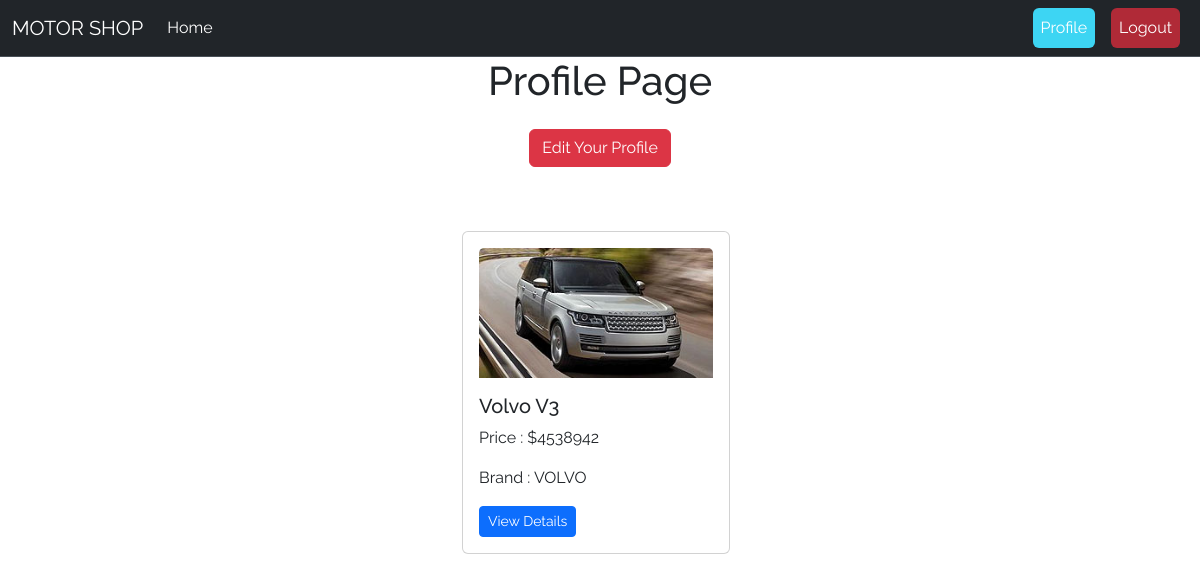
The page /profile/profile/ (signed in) on the database its author committed.
### profile_user/models.py (models this page shows, shortened)
class Purchase(models.Model):
    user = models.ForeignKey(User, on_delete=models.CASCADE)
    car = models.ForeignKey(Car, on_delete=models.CASCADE, null=True)
    purchase_date = models.DateTimeField(auto_now_add=True)

### car/models.py (models this page shows, shortened)
class Car(models.Model):
    car_name = models.CharField(max_length=50)
    car_price = models.CharField(max_length=20)
    brand = models.ForeignKey(Brand, on_delete=models.CASCADE)
    profile = models.ForeignKey(User, on_delete=models.CASCADE, default='')
    image = models.ImageField(upload_to = 'car/media/uploads/', blank = True, null = True)
    description = models.TextField(blank = True, null = True)
    quantity = models.IntegerField(default = 0)

### brand/models.py (models this page shows, shortened)
class Brand(models.Model):
    name = models.CharField(max_length=100)
    image = models.ImageField(upload_to = 'brand/media/uploads/', blank = True, null = True)
    slug = models.SlugField(max_length=100, unique=True, null=True, blank=True)

### profile_user/views.py (the view)
# urls.py: path('profile/', views.ProfileView.as_view(), name='profile'),
@method_decorator(login_required, name='dispatch')
class ProfileView(View):
    template_name = 'profile.html'
    def get(self, request, *args, **kwargs):
        purchases = Purchase.objects.filter(user=request.user)
        return render(request, self.template_name, {'purchases': purchases})

### profile_user/templates/profile.html
{% extends 'base.html' %}
{% load crispy_forms_tags %}
{% block content %}
<section style="height: 100vh;">
  <div class="text-center">
    <h1 class="text-center pb-3">Profile Page</h1>
    <a class="btn btn-danger" href="{% url 'edit_profile' %}"
      >Edit Your Profile</a
    >
  </div>
  <div class="d-flex flex-wrap justify-content-center px-5 pt-5">
    {% for purchase in purchases %}
    <div class="col-sm-3 mb-3 mb-sm-0 my-3">
      <div class="card me-2 h-100">
        <div class="card-body">
          <img src="{{purchase.car.image.url}}" class="card-img-top" alt="..." />
          <h5 class="card-title pt-3">{{purchase.car.car_name}}</h5>
          <p class="card-text">Price : {{purchase.car.car_price}}</p>
          <p>Brand : {{purchase.car.brand.name}}</p>
          <button class="btn btn-primary btn-sm m-0">
            <a
              style="color: white"
              href="{% url 'detail_car' purchase.car.id %}"
              class="text-decoration-none"
              >View Details</a
            >
          </button>
        </div>
      </div>
    </div>
    {% endfor %}
  </div>
</section>
{% endblock %}

### templates/base.html (style rules this page uses)
* { font-family: 'Raleway', sans-serif; }

### rows shown on the page
Purchase: car.image (picture), car.car_name "Volvo V3", car.car_price "$4538942", car.brand.name "VOLVO"
